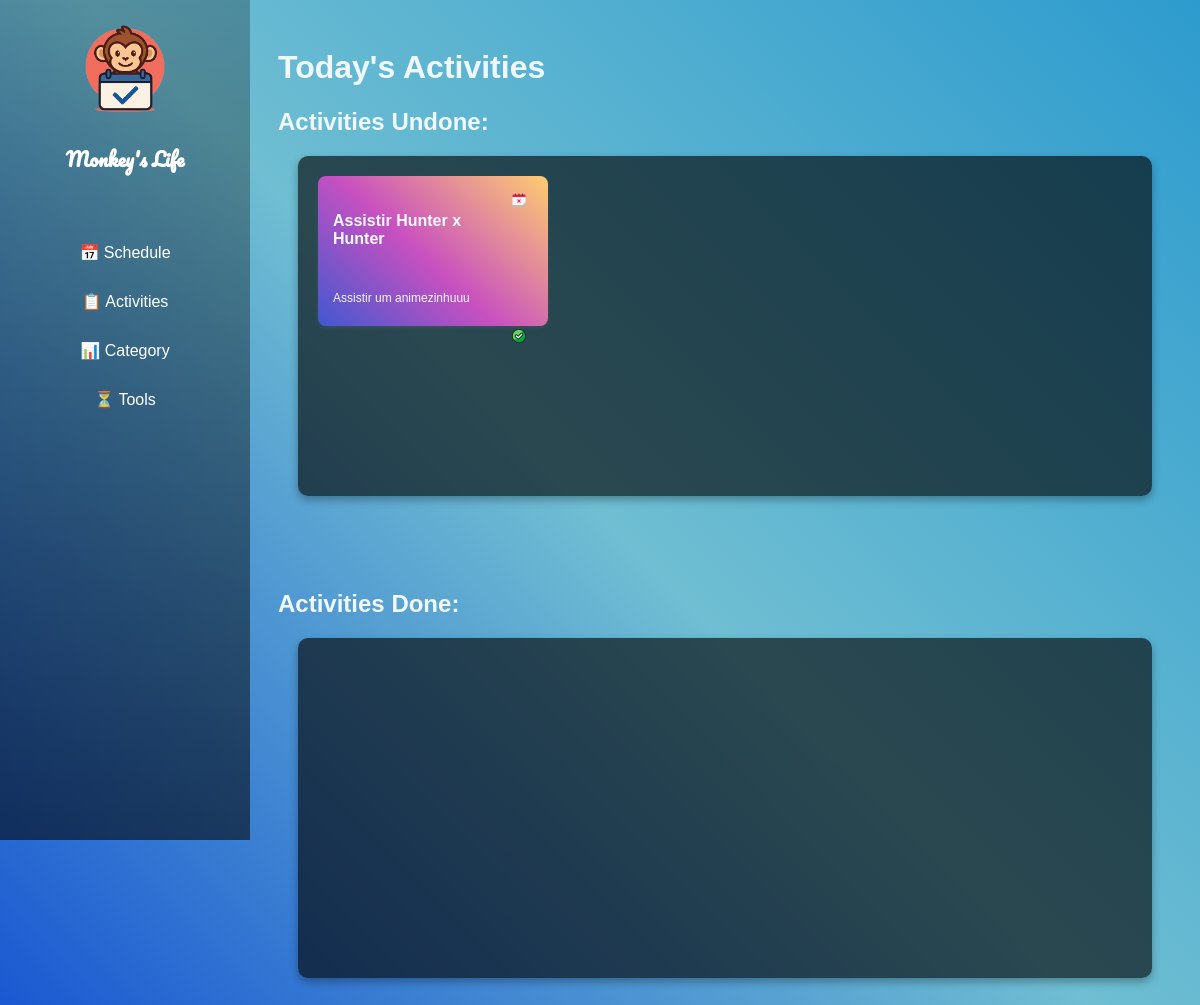
Before: / with the older database file.
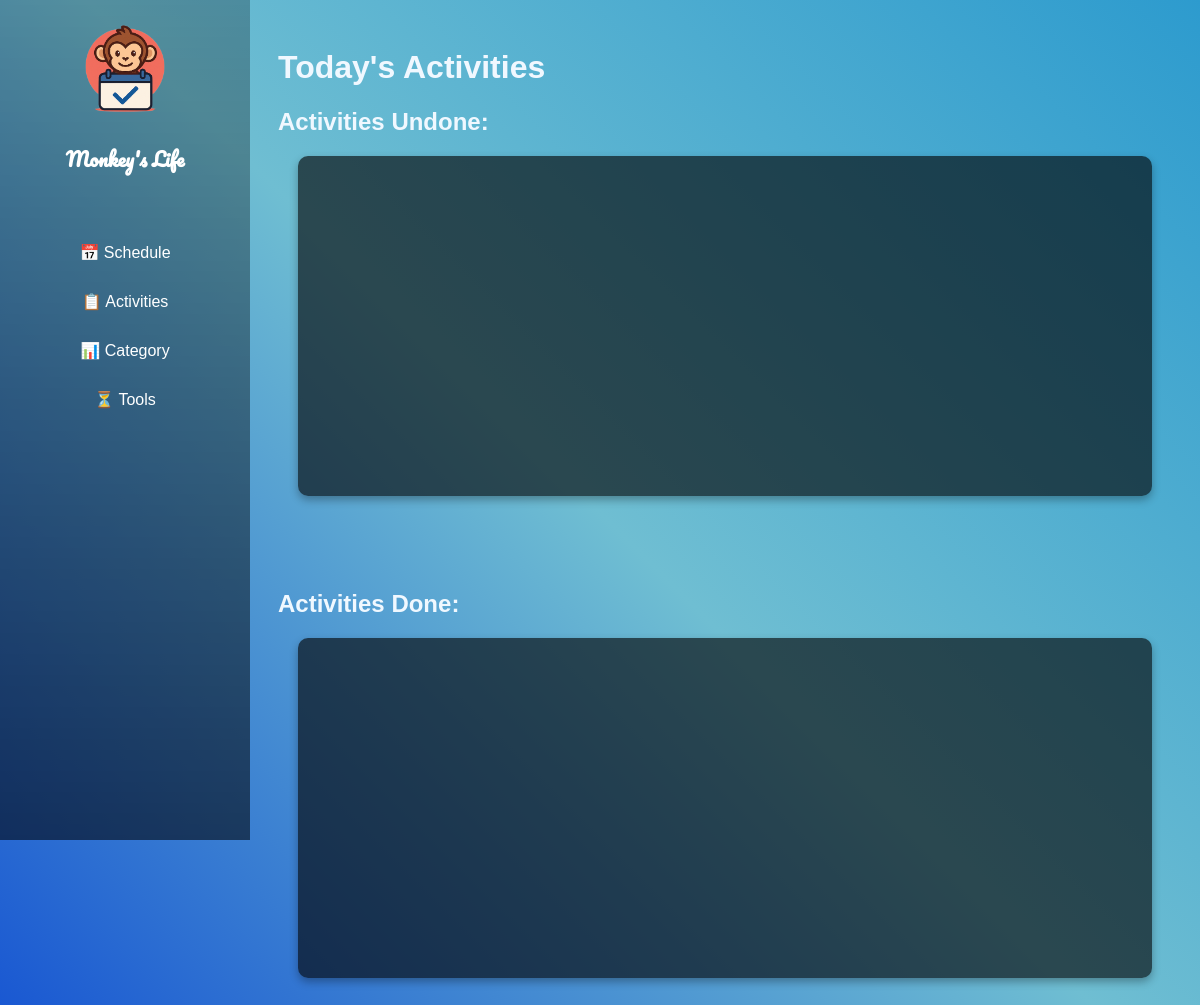
After: the same page with the newer database file.
### schedule/blueprints/activities/models.py (models this page shows, shortened)
class Activity(db.Model):
    __tablename__ = 'activities'
    id = db.Column(db.Integer, primary_key=True)
    name = db.Column(db.String(80), nullable=False)
    description = db.Column(db.String(200))
    date = db.Column(db.Date)
    start_time = db.Column(db.Time)
    end_time = db.Column(db.Time)
    category = db.Column(db.Integer, db.ForeignKey('categories.id'))
    done = db.Column(db.Boolean, default=False)

### schedule/blueprints/home/routes.py (the view)
@home.route('/')
def index():
    today_activities = db.session.query(Activity).filter(Activity.date == datetime.today().date()).all()
    return render_template('home/index.html', activities = today_activities)

### schedule/blueprints/home/templates/home/index.html (shortened to what this page needs)
{% extends "base.html" %}
{% block content %}
    <div class="content">
        <h1>Today's Activities</h1>
        <h2>Activities Undone:</h2>
        <div class="activities_board">
            {% for activity in activities %}
                {% if not activity.done %}
                    <div class="activity_card">
                        <div class="activity_card_header">
                            <h4>{{ activity.name }}</h4>
                            <form action=" {{ url_for('activity.delete_activity', id=activity.id) }}" method="POST">
                                <button type="submit" class="btn-icon">
                                    <img class='icon' src="/img/delete.png" alt="Delete" title="Delete Activity.">
                                </button>
                            </form>
                        </div>
                        <div class="activity_card_body">
                            <p>{{ activity.description }}</p>
                        </div>
                        <div class="activity_card_footer">
                            <form action=" {{ url_for('activity.done_activity', id=activity.id) }}" method="POST">
                            <button class="btn-icon" type='submit'>
                                <img class='icon' src="/img/check.png" alt="Done" title="Mark as DONE.">
                            </button>
                        </div>
                    </div>
                {% endif %}
            {% endfor %}
        </div>
        <br><br><br>
        <h2>Activities Done:</h2>
        <div class="activities_board">
        </div>
    </div>
{% endblock %}

Changed rows visible on the page:
removed Activity: name "Assistir Hunter x Hunter", done False (drawn), description "Assistir um animezinhuuu"
